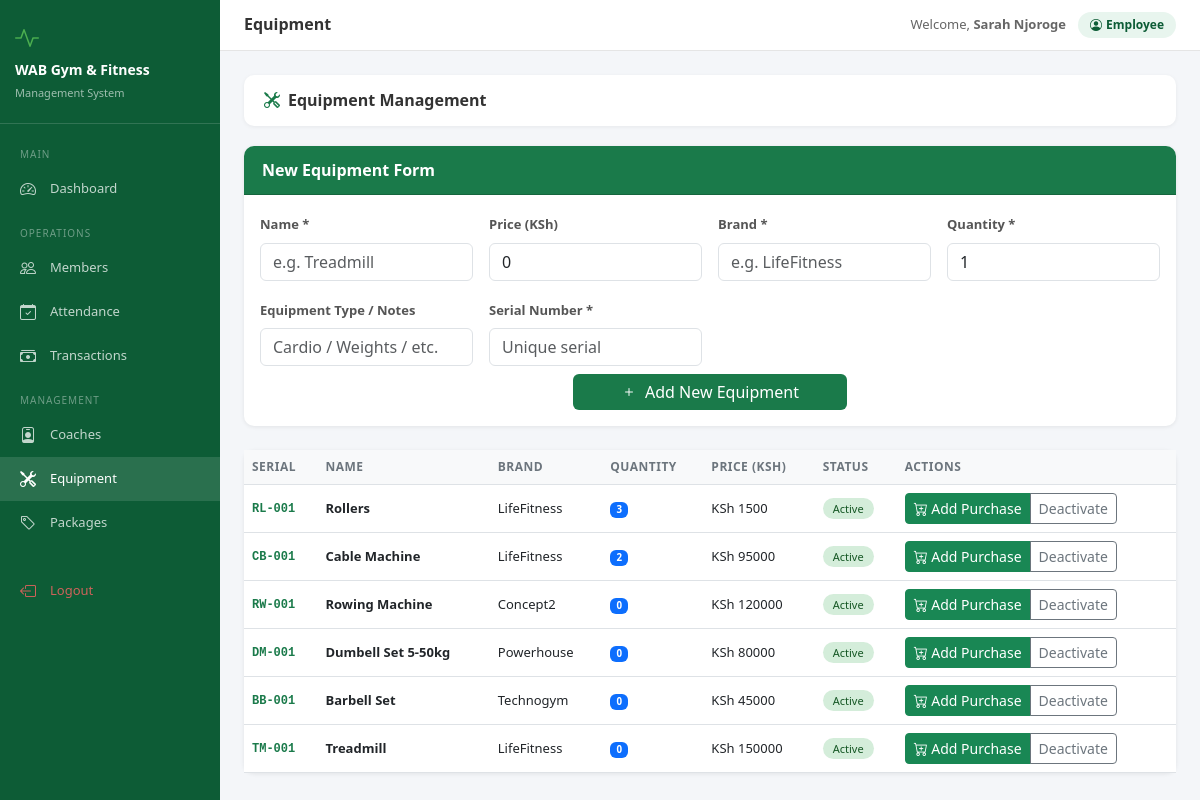
The app's page /equipment/ (signed in) with its own data.
### accounts/models.py (models this page shows, shortened)
class User(AbstractUser):
    ROLE_CHOICES = [
        ("admin", "Admin"),
        ("receptionist", "Receptionist"),
        ("accountant", "Accountant"),
        ("coach", "Coach"),
    ]
    role = models.CharField(
        max_length=20,
        choices=ROLE_CHOICES,
        default="receptionist",
    )
    phone = models.CharField(
        max_length=15,
        blank=True,
        null=True,
    )
    @property
    def is_admin(self):
        return self.role == "admin"

### equipment/models.py (models this page shows, shortened)
class Equipment(models.Model):
    serial  = models.CharField(max_length=50, unique=True)
    name    = models.CharField(max_length=100)
    brand   = models.CharField(max_length=100)
    price   = models.DecimalField(max_digits=10, decimal_places=2)
    status  = models.BooleanField(default=True)
    added_at= models.DateTimeField(auto_now_add=True)
    quantity = models.PositiveIntegerField(default=0)
    total_value = models.DecimalField(max_digits=12, decimal_places=2, default=0)

### equipment/views.py (the view)
# urls.py: path('', views.equipment_list, name='equipment_list'),
@login_required
def equipment_list(request):
    equipment = Equipment.objects.all().order_by('-added_at')
    return render(request, 'equipment/equipment_list.html', {'equipment': equipment})

### equipment/templates/equipment/equipment_list.html (shortened to what this page needs)
{% extends 'base.html' %}
{% block page_title %}Equipment{% endblock %}
{% block content %}
<div class="section-header">
  <h4><i class="bi bi-tools me-2" style="color:#1a7a4a"></i>Equipment Management</h4>
</div>
<div class="card mb-4">
  <div class="card-header">New Equipment Form</div>
  <div class="card-body">
    <form method="post" action="{% url 'equipment_create' %}">
      <div class="row g-3 align-items-end">
        <div class="col-md-3">
          <label class="form-label">Name *</label>
          <input type="text" name="name" class="form-control" placeholder="e.g. Treadmill" required>
        </div>
        <div class="col-md-3">
          <label class="form-label">Price (KSh)</label>
          <input type="number" name="price" class="form-control" min="0" value="0">
        </div>
        <div class="col-md-3">
          <label class="form-label">Brand *</label>
          <input type="text" name="brand" class="form-control" placeholder="e.g. LifeFitness">
        </div>
        <div class="col-md-3">
          <label class="form-label">Quantity *</label>
          <input type="number" name="quantity" class="form-control" value="1" min="1" required>
        </div>
        <div class="col-md-3">
          <label class="form-label">Equipment Type / Notes</label>
          <input type="text" name="notes" class="form-control" placeholder="Cardio / Weights / etc.">
        </div>
        <div class="col-md-3">
          <label class="form-label">Serial Number *</label>
          <input type="text" name="serial" class="form-control" placeholder="Unique serial" required>
        </div>
        <div class="col-12 text-center mt-2">
          <button type="submit" class="btn btn-wab px-5">
            <i class="bi bi-plus me-2"></i>Add New Equipment
          </button>
        </div>
      </div>
    </form>
  </div>
</div>
<div class="card">
  <div class="card-body p-0">
    <table class="table table-hover mb-0">
      <thead>
        <tr>
          <th>Serial</th>
          <th>Name</th>
          <th>Brand</th>
          <th>Quantity</th>
          <th>Price (KSh)</th>
          <th>Status</th>
          <th>Actions</th>
        </tr>
      </thead>
      <tbody>
        {% for eq in equipment %}
        <tr>
          <td style="font-family:monospace;font-size:12px;font-weight:600;color:#1a7a4a">{{ eq.serial }}</td>
          <td><strong>{{ eq.name }}</strong></td>
          <td>{{ eq.brand }}</td>
          <td>
              <span class="badge bg-primary">
                  {{ eq.quantity }}
              </span>
          </td>
          <td>KSh {{ eq.price|floatformat:0 }}</td>
          <td>
            {% if eq.status %}
              <span class="badge-active">Active</span>
            {% else %}
              <span class="badge-inactive">Inactive</span>
            {% endif %}
          </td>
          <td>
            <div class="btn-group">
              <a href="{% url 'add_purchase' eq.pk %}"
                  class="btn btn-success btn-sm">
                    <i class="bi bi-cart-plus"></i>
                    Add Purchase
              </a>
                <a href="{% url 'equipment_toggle' eq.pk %}"
                  class="btn btn-outline-secondary btn-sm"
                  onclick="return confirm('Toggle equipment status?')">
                    {% if eq.status %}
                        Deactivate
                    {% else %}
                        Activate
                    {% endif %}
                </a>
            </div>
        </td>
        </tr>
        {% empty %}
        <tr><td colspan="6" class="text-center py-4" style="color:#aaa">No equipment added yet.</td></tr>
        {% endfor %}
      </tbody>
    </table>
  </div>
</div>
{% endblock %}

### templates/base.html (shortened to what this page needs)
<!DOCTYPE html>
<html lang="en">
<head>
<link href="https://cdn.jsdelivr.net/npm/bootstrap@5.3.0/dist/css/bootstrap.min.css" rel="stylesheet">
<link href="https://cdn.jsdelivr.net/npm/bootstrap-icons@1.11.0/font/bootstrap-icons.css" rel="stylesheet">
</head>
<body>
{% if user.is_authenticated %}
<div class="sidebar">
  <div class="brand">
    <div style="font-size:24px;color:#4caf50;margin-bottom:6px"><i class="bi bi-activity"></i></div>
    <h5>WAB Gym & Fitness</h5>
    <small>Management System</small>
  </div>
  <nav class="mt-2">
    <div class="nav-section">Main</div>
    <a href="{% url 'dashboard' %}" class="nav-link {% if request.resolver_match.url_name == 'dashboard' %}active{% endif %}">
      <i class="bi bi-speedometer2"></i> Dashboard
    </a>
    <div class="nav-section">Operations</div>
    <a href="{% url 'member_list' %}" class="nav-link {% if 'member' in request.resolver_match.url_name %}active{% endif %}">
      <i class="bi bi-people"></i> Members
    </a>
    <a href="{% url 'attendance_list' %}" class="nav-link {% if 'attendance' in request.resolver_match.url_name %}active{% endif %}">
      <i class="bi bi-calendar-check"></i> Attendance
    </a>
    <a href="{% url 'payment_list' %}" class="nav-link {% if 'payment' in request.resolver_match.url_name %}active{% endif %}">
      <i class="bi bi-cash-stack"></i> Transactions
    </a>
    <div class="nav-section">Management</div>
    <a href="{% url 'coach_list' %}" class="nav-link {% if 'coach' in request.resolver_match.url_name %}active{% endif %}">
      <i class="bi bi-person-badge"></i> Coaches
    </a>
    <a href="{% url 'equipment_list' %}" class="nav-link {% if 'equipment' in request.resolver_match.url_name %}active{% endif %}">
      <i class="bi bi-tools"></i> Equipment
    </a>
    <a href="{% url 'package_list' %}" class="nav-link {% if 'package' in request.resolver_match.url_name %}active{% endif %}">
      <i class="bi bi-tag"></i> Packages
    </a>
    <div class="mt-4 mb-2">
    <a href="{% url 'logout' %}" class="nav-link" style="color:rgba(255,100,100,.8)">
      <i class="bi bi-box-arrow-left"></i> Logout
    </a>
    </div>
  </nav>
</div>
<div class="main-content">
  <div class="topbar">
    <h6 class="page-title">{% block page_title %}WAB Gym{% endblock %}</h6>
    <div class="user-info">
      <span style="font-size:13px;color:#666">Welcome, <strong>{{ user.get_full_name|default:user.username }}</strong></span>
      <span class="user-badge"><i class="bi bi-person-circle me-1"></i>{{ user.role|title }}</span>
    </div>
  </div>
  <div class="content-area">
    {% block content %}{% endblock %}
  </div>
</div>
{% else %}
{% block auth_content %}{% endblock %}
{% endif %}
</body>
</html>

### templates/base.html (style rules this page uses)
:root { --wab-green:#1a7a4a;--wab-dark:#0d5c36;--wab-light:#e8f5ee;--sidebar-w:220px }
body { background:#f4f6f9;font-family:'Segoe UI',sans-serif }
.sidebar { position:fixed;top:0;left:0;height:100vh;width:var(--sidebar-w);background:var(--wab-dark);z-index:1000;overflow-y:auto;transition:.3s }
.sidebar .brand { padding:20px 15px;border-bottom:1px solid rgba(255,255,255,.15) }
.sidebar .brand h5 { color:#fff;margin:0;font-size:14px;font-weight:700 }
.sidebar .brand small { color:rgba(255,255,255,.6);font-size:11px }
.sidebar .nav-link { color:rgba(255,255,255,.75);padding:10px 20px;font-size:13px;display:flex;align-items:center;gap:10px;border-radius:0;transition:.2s }
.sidebar .nav-link:hover,.sidebar .nav-link.active { color:#fff;background:rgba(255,255,255,.12) }
.sidebar .nav-link i { font-size:16px;width:20px }
.sidebar .nav-section { color:rgba(255,255,255,.4);font-size:10px;text-transform:uppercase;letter-spacing:1px;padding:15px 20px 5px }
.main-content { margin-left:var(--sidebar-w);min-height:100vh }
.topbar { background:#fff;border-bottom:1px solid #e5e5e5;padding:12px 24px;display:flex;align-items:center;justify-content:space-between;position:sticky;top:0;z-index:999 }
.topbar .page-title { font-size:16px;font-weight:600;color:#333;margin:0 }
.topbar .user-info { display:flex;align-items:center;gap:12px }
.topbar .user-badge { background:var(--wab-light);color:var(--wab-dark);padding:4px 12px;border-radius:20px;font-size:12px;font-weight:600 }
.content-area { padding:24px }
.card { border:none;border-radius:10px;box-shadow:0 1px 4px rgba(0,0,0,.08) }
.card-header { background:var(--wab-green);color:#fff;border-radius:10px 10px 0 0!important;font-weight:600;padding:12px 18px }
.btn-wab { background:var(--wab-green);color:#fff;border:none }
.badge-active { background:#d4edda;color:#155724;padding:3px 10px;border-radius:12px;font-size:11px }
.table th { background:#f8f9fa;font-size:12px;font-weight:600;text-transform:uppercase;letter-spacing:.5px;color:#6c757d }
.table td { font-size:13px;vertical-align:middle }
.form-label { font-size:13px;font-weight:600;color:#555 }
.section-header { background:#fff;border-radius:10px;padding:16px 20px;margin-bottom:20px;box-shadow:0 1px 4px rgba(0,0,0,.06);display:flex;align-items:center;justify-content:space-between }
.section-header h4 { margin:0;font-size:16px;font-weight:700;color:#333 }

### records on screen
User: get_full_name "Sarah Njoroge", role "Employee"
Equipment: serial "RL-001", name "Rollers", brand "LifeFitness", quantity "3", price "1500", status "Active"
Equipment: serial "CB-001", name "Cable Machine", brand "LifeFitness", quantity "2", price "95000", status "Active"
Equipment: serial "RW-001", name "Rowing Machine", brand "Concept2", quantity "0", price "120000", status "Active"
Equipment: serial "DM-001", name "Dumbell Set 5-50kg", brand "Powerhouse", quantity "0", price "80000", status "Active"
Equipment: serial "BB-001", name "Barbell Set", brand "Technogym", quantity "0", price "45000", status "Active"
Equipment: serial "TM-001", name "Treadmill", brand "LifeFitness", quantity "0", price "150000", status "Active"
